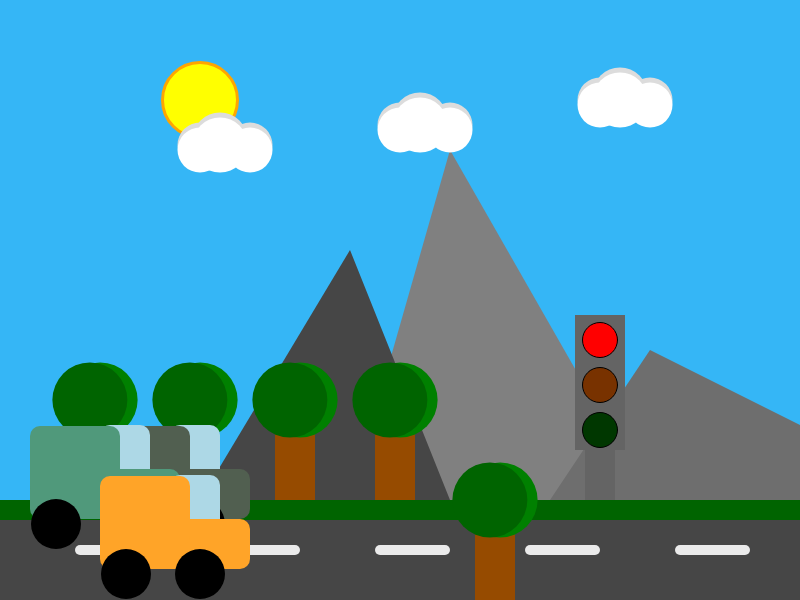
Frame 1 (no input)
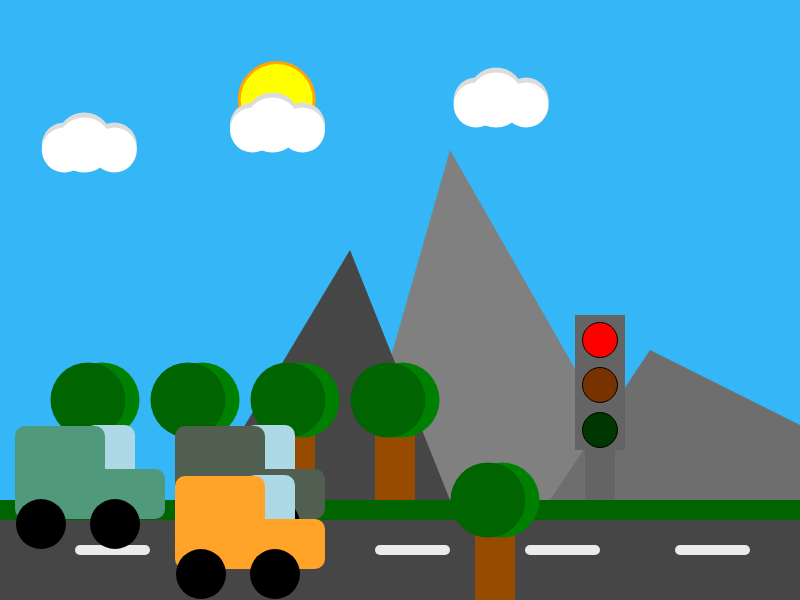
Frame 60 (no input)
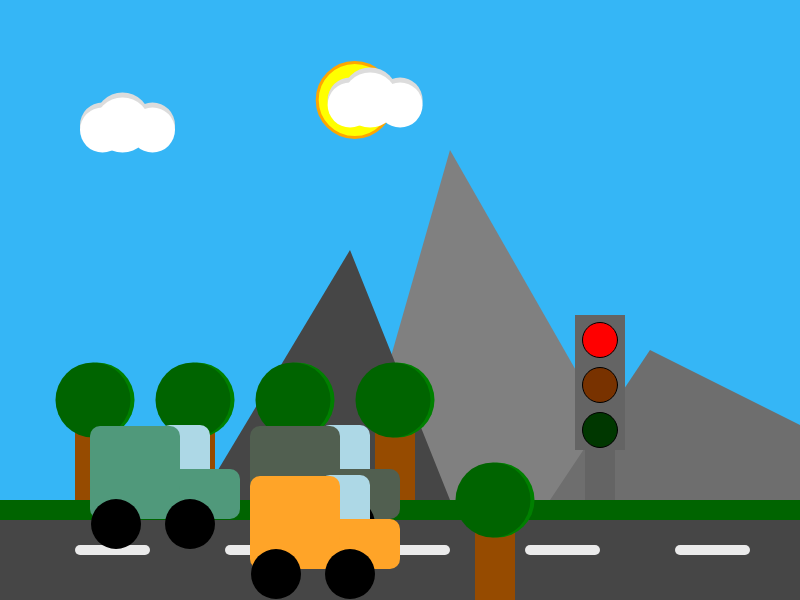
Frame 120 (the mouse pressed at the canvas centre since frame 60)

The p5.js sketch that drew these frames (run headless with seeded random() and noise() and a simulated clock; from frame 60 on, the mouse is pressed at the canvas centre):

// p5.js sketch
// ── sketch.js

let Cloudx1 = 200;
let Cloudx2 = 600;
let Cloudx3 = 400;
let CLoudspeed1 = -2.3
let Cloudspeed2 = -2.1
let Cloudspeed3 = -2.5
let sunspeed = 1.3
let sunx = 200;
let light = 0;
let carx = 170;
let carspeed = 2.5;  
let carcolorR = 81
let carcolorG = 95
let carcolorB = 80
let carx1 = 170;
let carspeed1 = 2.5;  
let carcolorR1 = 255
let carcolorG1 = 164
let carcolorB1 = 40
let carx2 = 100;
let carspeed2 = 3;  
let carcolorR2= 80
let carcolorG2= 153
let carcolorB2= 123


function keyPressed(){
  if (keyCode === 13) {
   light = light + 1;
  }
 if (light >= 3){
  light = 0
 }

 
  
}
function setup() {
  createCanvas(800, 600);
} 

function draw() {
 
 
  
  background(53, 182, 246);
  stroke("orange");
  strokeWeight(3);
  fill("yellow");
  circle(sunx,100,75);
  sunx = sunx + sunspeed;
  
 if (sunx >= 850){
  sunx = -50;
 }
 

 noStroke();
  fill("gray");
  triangle(350,500,450,150,650,500);
  drawWolk(Cloudx1, 145);
  drawWolk(Cloudx2, 100); 
  drawWolk(Cloudx3,125);
  Cloudx1 = Cloudx1 + CLoudspeed1
  Cloudx2 = Cloudx2 + Cloudspeed2
  Cloudx3 = Cloudx3 + Cloudspeed3
  if (Cloudx1 <= -50){
    Cloudx1 = 850;
    
  }
if (Cloudx2 <= -50){
    Cloudx2 = 850;
    
  }
  if (Cloudx3 <= -50){
    Cloudx3 = 850;
    
  }
  //wolken
  fill(70);
  rect(0,500,800,100);
  
  fill(235);
  rect(75,545,75,10,10);
  rect(225,545,75,10,10);
  rect(375,545,75,10,10);
  rect(525,545,75,10,10);
  rect(675,545,75,10,10);
 

  
  fill(70);
  triangle(200,500,350,250,450,500);
  fill(110)
  triangle(550,500,650,350,950,500);
  drawStoplight(600,340,575,315); 
  
  Drawtree(100,400,75,400);
  Drawtree(400,400,375,400);
  Drawtree(200,400,175,400);
  Drawtree(300,400,275,400);
  
  fill("darkgreen");
  rect(0,500,800,20);
  
   DrawCar(carx,425);
  carx = carx + carspeed
  if(carx >= 1400) {
    carx = -100;
  }
   if (carx == 475 && light == 0){
    carspeed = 0;
   }
   
    if (carx < 470 && light == 0){
      carspeed = 1.25;
    }
   if (light == 1 || carx >= 500){
     carspeed = 2.5;
   }
   if (light == 2 && carx <= 475){
    carspeed = 1.25;
   }

   
   if (carx >= 867){
    carcolorR = random(0,255);
    carcolorG = random(0,255);
    carcolorB = random(0,255);
   }
    DrawCar2(carx2 ,425);
   
 carx2 = carx2 +carspeed2
   if (carx2 >= 870){
    carx2 = -70;
   } 
  if(carx2 == 473 && light == 0){
    carspeed2 = 0;
    }  
    if (carx2 < 465 && light == 0){
      carspeed2 = 1.5;
    }
  if(light == 1|| carx2 >= 500){
    carspeed2 = 3;
  }
  if (light == 2 && carx2 <= 470) {
    carspeed2 = 1.5;
  }
  if(carx2 >= 868){
    carcolorR2 = random(0,255);
    carcolorG2 = random(0,255);
    carcolorB2 = random(0,255);
  }

   DrawCar1(carx1 ,475);{
   carx1 = carx1 +carspeed1
   }
   if (carx1 >= 870){
    carx1 = -70;
   }
   if (carx1 < 470 && light == 0 ){
    carspeed1 = 1.25;
   }
  if(carx1 == 475 && light == 0){
    carspeed1 = 0;
    }  
  if(light == 1|| carx1 >= 500){
    carspeed1 = 2.5;
  }
  if (light == 2 && carx1 <= 472) {
    carspeed1 = 1.25;
  }
  if(carx1 >= 865){
    carcolorR1 = random(0,255);
    carcolorG1 = random(0,255);
    carcolorB1 = random(0,255);
  }
  
  if (carx2 >= carx - 160 && carx >= carx2){
    carx2 = carx - 160;
  }
   if (carx >= carx2 - 160 && carx2 >= carx){
    carx = carx2 - 160;
  }
     
     
  Drawtree(500,500,475,500);
 
}
function DrawCar(Xpos, Ypos) {
  fill("lightblue");
  rect(Xpos, Ypos, 50, 60, 10);
  fill(carcolorR,carcolorG,carcolorB);
  rect(Xpos-70, Ypos+44, 150, 50, 10);
  rect(Xpos-70, Ypos+1, 90, 70, 10);
  fill(0);
  circle(Xpos-44, Ypos+99, 50);
  circle(Xpos+30, Ypos+99, 50);
}
  function DrawCar2(Xpos, Ypos) {
  fill("lightblue");
  rect(Xpos, Ypos, 50, 60, 10);
  fill(carcolorR2,carcolorG2,carcolorB2);
  rect(Xpos-70, Ypos+44, 150, 50, 10);
  rect(Xpos-70, Ypos+1, 90, 70, 10);
  fill(0);
  circle(Xpos-44, Ypos+99, 50);
  circle(Xpos+30, Ypos+99, 50);
}//Xpos=170 Ypos= 451
function DrawCar1(Xpos, Ypos) {
  fill("lightblue");
  rect(Xpos, Ypos, 50, 60, 10);
  fill(carcolorR1,carcolorG1,carcolorB1);
  rect(Xpos-70, Ypos+44, 150, 50, 10);
  rect(Xpos-70, Ypos+1, 90, 70, 10);
  fill(0);
  circle(Xpos-44, Ypos+99, 50);
  circle(Xpos+30, Ypos+99, 50);
}

function Drawtree(xPosleaf,yPosleaf,xPoswood,yPoswood) {
  let leafmovementleftright = xPosleaf + Math.sin(frameCount * 0.04) * 3;

  let leafmovementrightleft = xPosleaf + Math.sin(frameCount * -0.04) * 3;
 
  noStroke();
  fill(150, 75, 0);
  rect(xPoswood, yPoswood, 40, 110);
  fill("green");
  circle(leafmovementleftright , yPosleaf, 75);
  fill("darkgreen");
  circle(leafmovementrightleft - 10, yPosleaf, 75);
  
}

function drawStoplight(xPos, yPos, xposrect ,yposrect) {
  fill(100);
  rect(xposrect, yposrect, 50, 135);
  rect(xposrect+10, yposrect+135, 30, 50);
  stroke(0);
  strokeWeight(1);

  // Stoplight GROOEEEENNN
  if (light == 1){
    fill(0, 255, 0);
  }
  else{
    fill(0,55,0);
  }
  //stoplight oranjuhhh
  circle(xPos, yPos+90, 35, 35);
   if (light == 2){
    fill(255, 165, 0);
  }
  else{
   fill(120, 50, 0);  }
   //Stoplight ROOOODDDD
  circle(xPos, yPos+45, 35, 35);
    if (light == 0){
    fill(255, 0, 0);
  }
  else{
   fill(80, 0, 0);  }
  circle(xPos, yPos, 35, 35);
}
//stopligt
function drawWolk(xPos , yPos) {
  fill(220);
  noStroke();
  circle(xPos, yPos, 45);
  circle(xPos + 20, yPos - 5, 55);
  circle(xPos + 50, yPos, 45);
  fill(255);
  circle(xPos, yPos + 5, 45);
  circle(xPos + 20, yPos, 55);
  circle(xPos + 50, yPos + 5, 45);
  
  //wolk
}
